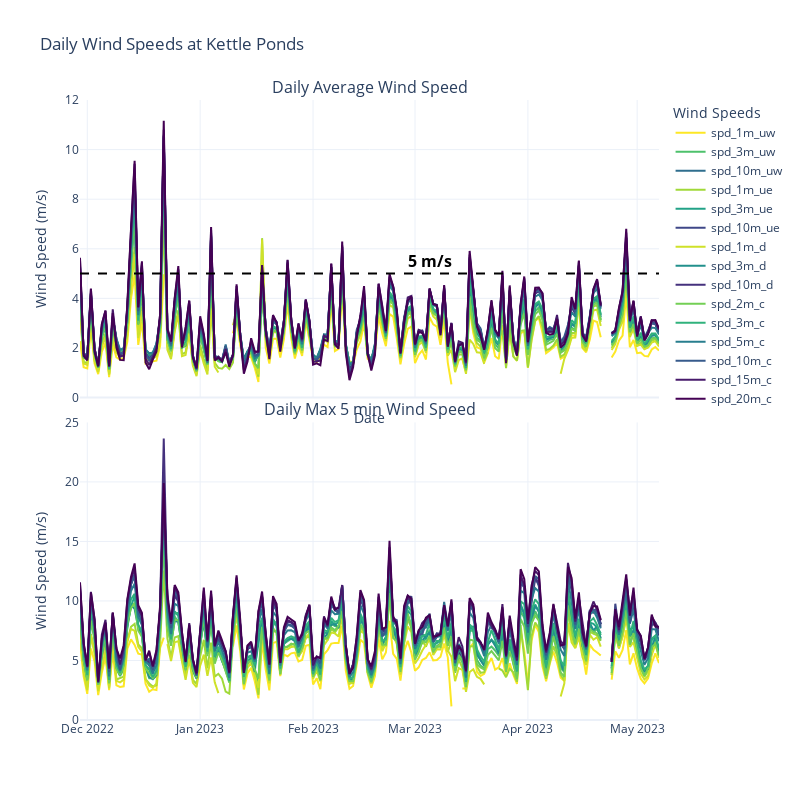

Notebook code cell kept with this figure:
### Markdown cell above
Let's start to get an understanding for daily wind speeds by plotting wind speed and max wind speed on each day as a time series

### Code cell
# create a color dictionary for the unique height values in the sos_tidy_df
color_values = ['spd_1m_uw','spd_1m_d','spd_1m_ue',  'spd_2m_c', 'spd_3m_uw','spd_3m_c', 'spd_3m_ue','spd_3m_d', 'spd_5m_c',
                             'spd_10m_uw','spd_10m_c','spd_10m_ue','spd_10m_d','spd_15m_c', 'spd_20m_c']
n_colors = len(color_values)                      
color_scale = px.colors.sample_colorscale("viridis_r", [n/(n_colors -1) for n in range(n_colors)])
color_dict = dict(zip(color_values,color_scale))
fig = go.Figure()
fig = make_subplots(rows=2, 
                    cols=1, 
                    shared_xaxes=True, 
                    vertical_spacing=0.04, 
                    subplot_titles=('Daily Average Wind Speed', 'Daily Max 5 min Wind Speed'))
for variable in sos_daily_avg_df.filter(regex='spd_*').columns:
    fig.add_trace(go.Scatter(
        x=sos_daily_avg_df['time'], 
        y=sos_daily_avg_df[variable],
        name=f"{variable}",
        marker_color=color_dict[variable],
        connectgaps=False
    ),
    row=1, col=1)
    fig.add_trace(go.Scatter(
        x=sos_daily_max_df['time'], 
        y=sos_daily_max_df[variable],
        name=f"{variable}",
        marker_color=color_dict[variable],
        connectgaps=False,
        showlegend=False
    ),
    row=2, col=1)
# add a hortizontal line in the first plot at 5 m/s
fig.add_hline(y=5, row=1, col=1, line_dash="dash", line_color="black")
# add an annotation for the horizontal line
fig.add_annotation(xref="paper", yref="y", x=dt.date(2023,3,5), y=5.5,
            text="<b>5 m/s</b>",
            showarrow=False,
            # increase font size
            font=dict(
                size=16,
                color="black",
                ),
            row=1, col=1)
# update traces to not connect gaps
fig.update_traces(connectgaps=False)
# update layout
fig.update_layout(
    title='Daily Wind Speeds at Kettle Ponds',
    xaxis_title='Date',
    # set 1st yaxis title
    yaxis1=dict(
        title='Wind Speed (m/s)',
        range=[0, 12],
    ),
    # set 2nd yaxis title
    yaxis2=dict(
        title='Wind Speed (m/s)',
        range=[0, 25],
    ),
    legend_title_text='Wind Speeds',
    height=800,
    width=800,
    template='plotly_white'
)
fig

### Figure 1 — Plotly figure (JSON) as saved in the notebook; plotly's stock layout.template omitted (floating-point values rounded to 4 significant figures; data arrays with more than 128 entries replaced by an {"elided": "..."} marker saying what was removed)
{"data": [{"connectgaps": false, "marker": {"color": "rgb(253, 231, 37)"}, "name": "spd_1m_uw", "type": "scatter", "x": {"elided": "160 str values"}, "xaxis": "x", "y": {"elided": "160 float values"}, "yaxis": "y"}, {"connectgaps": false, "marker": {"color": "rgb(253, 231, 37)"}, "name": "spd_1m_uw", "showlegend": false, "type": "scatter", "x": {"elided": "160 str values"}, "xaxis": "x2", "y": {"elided": "160 float values"}, "yaxis": "y2"}, {"connectgaps": false, "marker": {"color": "rgb(77, 193, 107)"}, "name": "spd_3m_uw", "type": "scatter", "x": {"elided": "160 str values"}, "xaxis": "x", "y": {"elided": "160 float values"}, "yaxis": "y"}, {"connectgaps": false, "marker": {"color": "rgb(77, 193, 107)"}, "name": "spd_3m_uw", "showlegend": false, "type": "scatter", "x": {"elided": "160 str values"}, "xaxis": "x2", "y": {"elided": "160 float values"}, "yaxis": "y2"}, {"connectgaps": false, "marker": {"color": "rgb(47, 110, 142)"}, "name": "spd_10m_uw", "type": "scatter", "x": {"elided": "160 str values"}, "xaxis": "x", "y": {"elided": "160 float values"}, "yaxis": "y"}, {"connectgaps": false, "marker": {"color": "rgb(47, 110, 142)"}, "name": "spd_10m_uw", "showlegend": false, "type": "scatter", "x": {"elided": "160 str values"}, "xaxis": "x2", "y": {"elided": "160 float values"}, "yaxis": "y2"}, {"connectgaps": false, "marker": {"color": "rgb(161, 217, 56)"}, "name": "spd_1m_ue", "type": "scatter", "x": {"elided": "160 str values"}, "xaxis": "x", "y": {"elided": "160 float values"}, "yaxis": "y"}, {"connectgaps": false, "marker": {"color": "rgb(161, 217, 56)"}, "name": "spd_1m_ue", "showlegend": false, "type": "scatter", "x": {"elided": "160 str values"}, "xaxis": "x2", "y": {"elided": "160 float values"}, "yaxis": "y2"}, {"connectgaps": false, "marker": {"color": "rgb(34, 162, 135)"}, "name": "spd_3m_ue", "type": "scatter", "x": {"elided": "160 str values"}, "xaxis": "x", "y": {"elided": "160 float values"}, "yaxis": "y"}, {"connectgaps": false, "marker": {"color": "rgb(34, 162, 135)"}, "name": "spd_3m_ue", "showlegend": false, "type": "scatter", "x": {"elided": "160 str values"}, "xaxis": "x2", "y": {"elided": "160 float values"}, "yaxis": "y2"}, {"connectgaps": false, "marker": {"color": "rgb(63, 71, 136)"}, "name": "spd_10m_ue", "type": "scatter", "x": {"elided": "160 str values"}, "xaxis": "x", "y": {"elided": "160 float values"}, "yaxis": "y"}, {"connectgaps": false, "marker": {"color": "rgb(63, 71, 136)"}, "name": "spd_10m_ue", "showlegend": false, "type": "scatter", "x": {"elided": "160 str values"}, "xaxis": "x2", "y": {"elided": "160 float values"}, "yaxis": "y2"}, {"connectgaps": false, "marker": {"color": "rgb(207, 225, 41)"}, "name": "spd_1m_d", "type": "scatter", "x": {"elided": "160 str values"}, "xaxis": "x", "y": {"elided": "160 float values"}, "yaxis": "y"}, {"connectgaps": false, "marker": {"color": "rgb(207, 225, 41)"}, "name": "spd_1m_d", "showlegend": false, "type": "scatter", "x": {"elided": "160 str values"}, "xaxis": "x2", "y": {"elided": "160 float values"}, "yaxis": "y2"}, {"connectgaps": false, "marker": {"color": "rgb(34, 144, 140)"}, "name": "spd_3m_d", "type": "scatter", "x": {"elided": "160 str values"}, "xaxis": "x", "y": {"elided": "160 float values"}, "yaxis": "y"}, {"connectgaps": false, "marker": {"color": "rgb(34, 144, 140)"}, "name": "spd_3m_d", "showlegend": false, "type": "scatter", "x": {"elided": "160 str values"}, "xaxis": "x2", "y": {"elided": "160 float values"}, "yaxis": "y2"}, {"connectgaps": false, "marker": {"color": "rgb(69, 49, 125)"}, "name": "spd_10m_d", "type": "scatter", "x": {"elided": "160 str values"}, "xaxis": "x", "y": {"elided": "160 float values"}, "yaxis": "y"}, {"connectgaps": false, "marker": {"color": "rgb(69, 49, 125)"}, "name": "spd_10m_d", "showlegend": false, "type": "scatter", "x": {"elided": "160 str values"}, "xaxis": "x2", "y": {"elided": "160 float values"}, "yaxis": "y2"}, {"connectgaps": false, "marker": {"color": "rgb(115, 207, 85)"}, "name": "spd_2m_c", "type": "scatter", "x": {"elided": "160 str values"}, "xaxis": "x", "y": {"elided": "160 float values"}, "yaxis": "y"}, {"connectgaps": false, "marker": {"color": "rgb(115, 207, 85)"}, "name": "spd_2m_c", "showlegend": false, "type": "scatter", "x": {"elided": "160 str values"}, "xaxis": "x2", "y": {"elided": "160 float values"}, "yaxis": "y2"}, {"connectgaps": false, "marker": {"color": "rgb(48, 178, 124)"}, "name": "spd_3m_c", "type": "scatter", "x": {"elided": "160 str values"}, "xaxis": "x", "y": {"elided": "160 float values"}, "yaxis": "y"}, {"connectgaps": false, "marker": {"color": "rgb(48, 178, 124)"}, "name": "spd_3m_c", "showlegend": false, "type": "scatter", "x": {"elided": "160 str values"}, "xaxis": "x2", "y": {"elided": "160 float values"}, "yaxis": "y2"}, {"connectgaps": false, "marker": {"color": "rgb(40, 126, 142)"}, "name": "spd_5m_c", "type": "scatter", "x": {"elided": "160 str values"}, "xaxis": "x", "y": {"elided": "160 float values"}, "yaxis": "y"}, {"connectgaps": false, "marker": {"color": "rgb(40, 126, 142)"}, "name": "spd_5m_c", "showlegend": false, "type": "scatter", "x": {"elided": "160 str values"}, "xaxis": "x2", "y": {"elided": "160 float values"}, "yaxis": "y2"}, {"connectgaps": false, "marker": {"color": "rgb(55, 91, 140)"}, "name": "spd_10m_c", "type": "scatter", "x": {"elided": "160 str values"}, "xaxis": "x", "y": {"elided": "160 float values"}, "yaxis": "y"}, {"connectgaps": false, "marker": {"color": "rgb(55, 91, 140)"}, "name": "spd_10m_c", "showlegend": false, "type": "scatter", "x": {"elided": "160 str values"}, "xaxis": "x2", "y": {"elided": "160 float values"}, "yaxis": "y2"}, {"connectgaps": false, "marker": {"color": "rgb(71, 26, 107)"}, "name": "spd_15m_c", "type": "scatter", "x": {"elided": "160 str values"}, "xaxis": "x", "y": {"elided": "160 float values"}, "yaxis": "y"}, {"connectgaps": false, "marker": {"color": "rgb(71, 26, 107)"}, "name": "spd_15m_c", "showlegend": false, "type": "scatter", "x": {"elided": "160 str values"}, "xaxis": "x2", "y": {"elided": "160 float values"}, "yaxis": "y2"}, {"connectgaps": false, "marker": {"color": "rgb(68, 1, 84)"}, "name": "spd_20m_c", "type": "scatter", "x": {"elided": "160 str values"}, "xaxis": "x", "y": {"elided": "160 float values"}, "yaxis": "y"}, {"connectgaps": false, "marker": {"color": "rgb(68, 1, 84)"}, "name": "spd_20m_c", "showlegend": false, "type": "scatter", "x": {"elided": "160 str values"}, "xaxis": "x2", "y": {"elided": "160 float values"}, "yaxis": "y2"}], "layout": {"annotations": [{"font": {"size": 16}, "showarrow": false, "text": "Daily Average Wind Speed", "x": 0.5, "xanchor": "center", "xref": "paper", "y": 1, "yanchor": "bottom", "yref": "paper"}, {"font": {"size": 16}, "showarrow": false, "text": "Daily Max 5 min Wind Speed", "x": 0.5, "xanchor": "center", "xref": "paper", "y": 0.48, "yanchor": "bottom", "yref": "paper"}, {"font": {"color": "black", "size": 16}, "showarrow": false, "text": "<b>5 m/s</b>", "x": "2023-03-05", "xref": "x", "y": 5.5, "yref": "y"}], "height": 800, "legend": {"title": {"text": "Wind Speeds"}}, "shapes": [{"line": {"color": "black", "dash": "dash"}, "type": "line", "x0": 0, "x1": 1, "xref": "x domain", "y0": 5, "y1": 5, "yref": "y"}], "title": {"text": "Daily Wind Speeds at Kettle Ponds"}, "width": 800, "xaxis": {"anchor": "y", "domain": [0, 1], "matches": "x2", "showticklabels": false, "title": {"text": "Date"}}, "xaxis2": {"anchor": "y2", "domain": [0, 1]}, "yaxis": {"anchor": "x", "domain": [0.52, 1], "range": [0, 12], "title": {"text": "Wind Speed (m/s)"}}, "yaxis2": {"anchor": "x2", "domain": [0, 0.48], "range": [0, 25], "title": {"text": "Wind Speed (m/s)"}}}}
